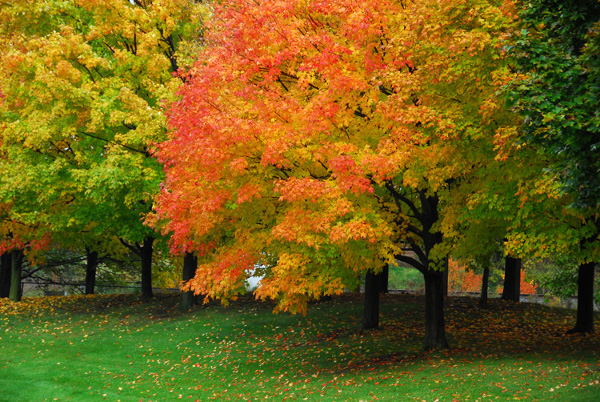
#> input picture test_images/fall-colours.jpg, 600 x 402 px
$ python colorHalfTone.py test_images/fall-colours.jpg
#> lines starting #> are read from the running program, lines starting #| are printed output that depends on the picture; after the words box and inside, x2 and y2 are one past the last pixel; in counts of white or black regions, pixels touching at a corner belong together
#> further down, im is the input picture: PIL image 600x402 RGB; mean R, G, B 113.4, 95.9, 21.3
#color halftoning
import sys
from PIL import Image, ImageDraw, ImageStat

def gcr(im, percentage):
    '''basic "Gray Component Replacement" function. Returns a CMYK image with
       percentage gray component removed from the CMY channels and put in the
       K channel, ie. for percentage=100, (41, 100, 255, 0) >> (0, 59, 214, 41)'''
#> called with percentage = 100
    cmyk_im = im.convert('CMYK')
    #cmyk_im.rotate(45).show()
    if not percentage:
        return cmyk_im
    cmyk_im = cmyk_im.split()
    cmyk = []
    for i in range(4):
        print("working on row", i ,end="\r")
        cmyk.append(cmyk_im[i].load())
#> after the loop, cmyk = 4 items
    for x in range(im.size[0]):
        for y in range(im.size[1]):
            """ pixel = cmyk_im.getpixel((x,y))
            print(pixel) """
            gray = min(cmyk[0][x,y], cmyk[1][x,y], cmyk[2][x,y]) * percentage / 100
            for i in range(3):
                cmyk[i][x,y] = cmyk[i][x,y] - int(gray)
            cmyk[3][x,y] = int(gray)
    return Image.merge('CMYK', cmyk_im)
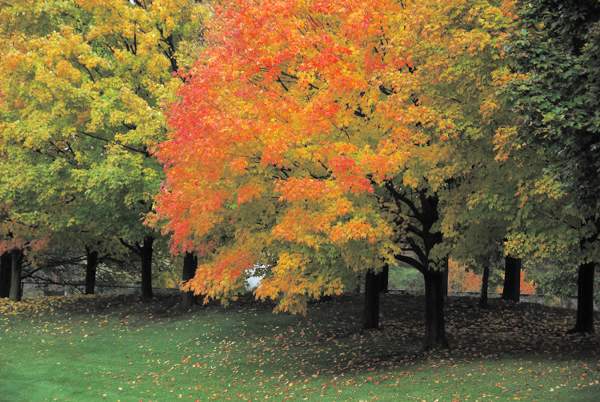
#> returned value: PIL image 600x402 CMYK; mean R, G, B 120.3, 102.9, 59.7

def halftone(im, cmyk, sample, scale):
    '''Returns list of half-tone images for cmyk image. sample (pixels),
       determines the sample box size from the original image. The maximum
       output dot diameter is given by sample * scale (which is also the number
       of possible dot sizes). So sample=1 will presevere the original image
       resolution, but scale must be >1 to allow variation in dot size.'''
#> called with sample = 2, scale = 3
    cmyk = cmyk.split()
    #print((cmyk))
    dots = []
    angle = [15, 45, 0, 75]
    for i in range(4):#cmyk
        print("working on channel", i ,end="\r")
        channel = cmyk[i]
        channel = channel.rotate(angle[i], expand=1)
        size = channel.size[0]*scale, channel.size[1]*scale
        half_tone = Image.new('L', size)#8 bit pixel data
        draw = ImageDraw.Draw(half_tone)
        for x in range(0, channel.size[0], sample):
            for y in range(0, channel.size[1], sample):
                box = channel.crop((x, y, x + sample, y + sample))
                stat = ImageStat.Stat(box)
                diameter = (stat.mean[0] / 255)**0.5
                edge = 0.5*(1-diameter)
                x_pos, y_pos = (x+edge)*scale, (y+edge)*scale
                box_edge = sample*diameter*scale
                draw.ellipse((x_pos, y_pos, x_pos + box_edge, y_pos + box_edge), fill=255)
        half_tone = half_tone.rotate(-1 * angle[i], expand=1)
        width_half, height_half = half_tone.size
        xx=(width_half-im.size[0]*scale) / 2
        yy=(height_half-im.size[1]*scale) / 2
        half_tone = half_tone.crop((xx, yy, xx + im.size[0]*scale, yy + im.size[1]*scale))
        dots.append(half_tone)
#> this loop made 4 passes
#> pass 1, in halftone, `channel = cmyk[i]`:
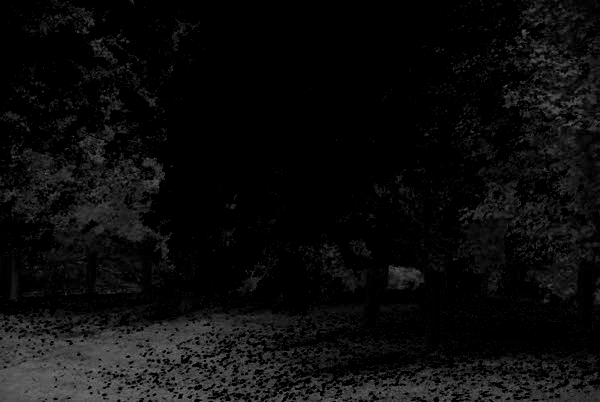
#> channel: PIL image 600x402 L; min 0, max 118, mean 12.4
#> pass 1, in halftone, `channel = channel.rotate(angle[i], expand=1)`:
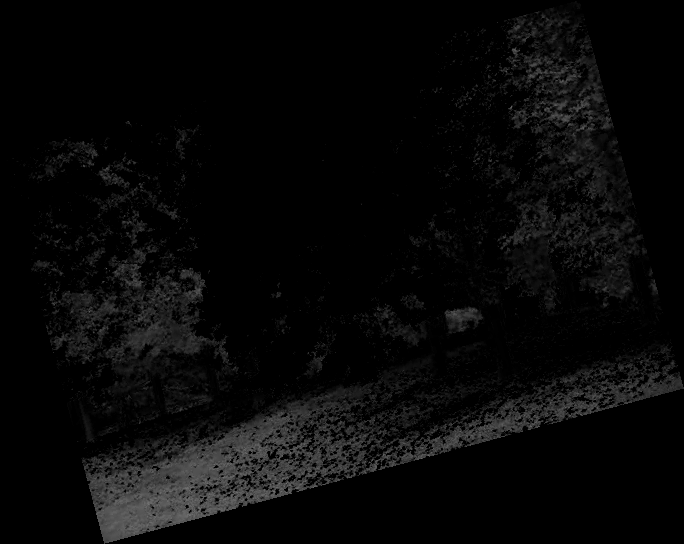
#> channel: PIL image 684x544 L; min 0, max 115, mean 8
#> pass 1, in halftone, `half_tone = half_tone.rotate(-1 * angle[i], expand=1)`:
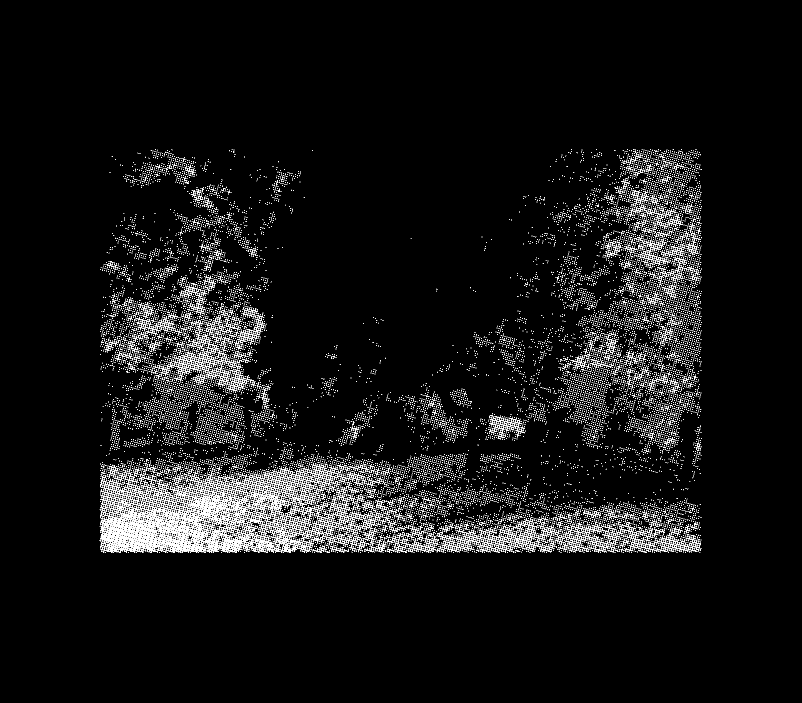
#> half_tone: PIL image 2406x2108 L (shown at 1/3 size); 3.9% white in thin lines or dots, all inside (x1, y1, x2, y2) = (299, 447, 2105, 1659)
#> after the loop:
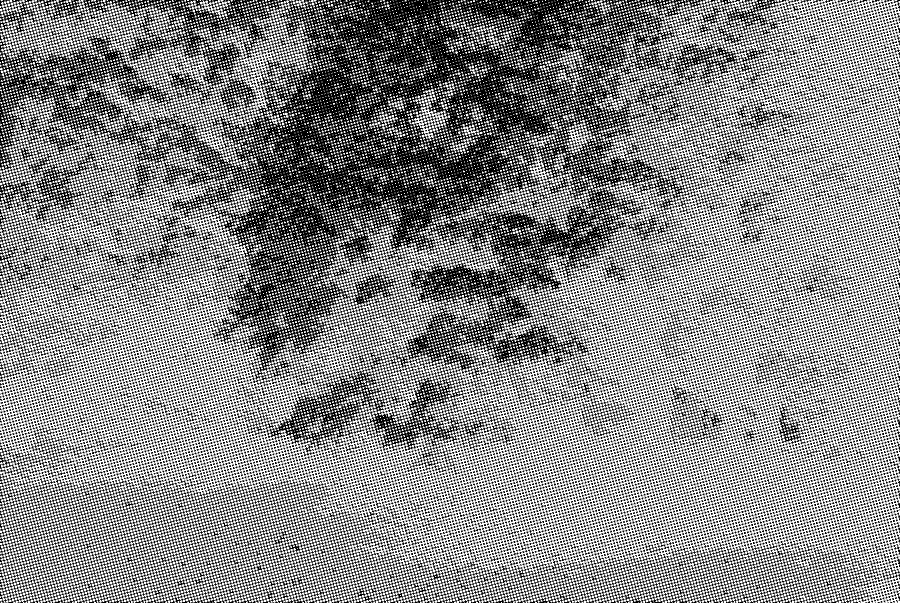
#> half_tone: PIL image 1800x1206 L (shown at 1/2 size); 53.7% white; black in thin lines or dots
#> after the loop, dots = 4 items
    return dots

if __name__=="__main__":
    try:
        im = Image.open(sys.argv[1])
        cmyk = gcr(im, 100)
        print("CMY conversion complete")
        dots = halftone(im, cmyk, 2, 3)
#> dots = 4 items
        im.show()
        new = Image.merge('CMYK', dots)
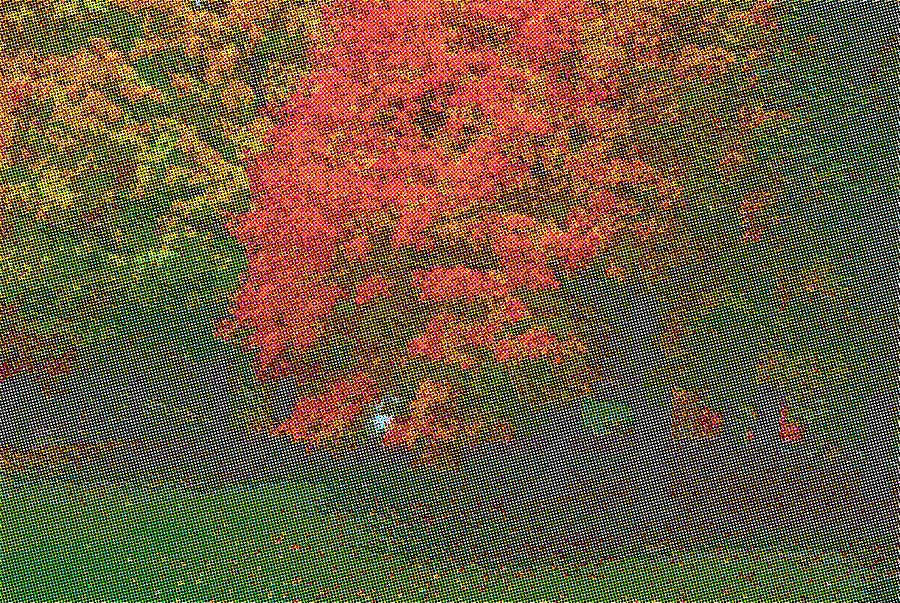
#> new: PIL image 1800x1206 CMYK (shown at 1/2 size); mean R, G, B 109.1, 90, 55.8
        new.show()
    except IndexError:
        print("error : please provide file name as command line argument")
        print("try : python", sys.argv[0], "<image_file_name>")
